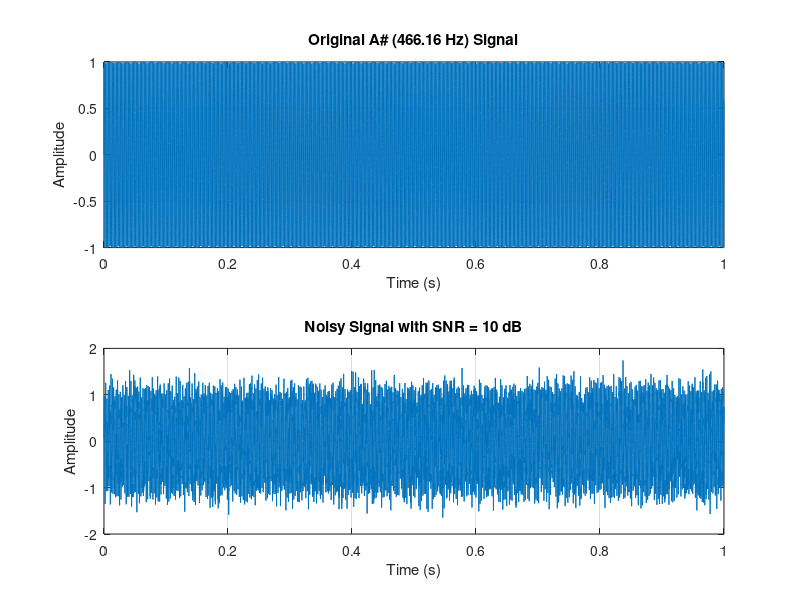
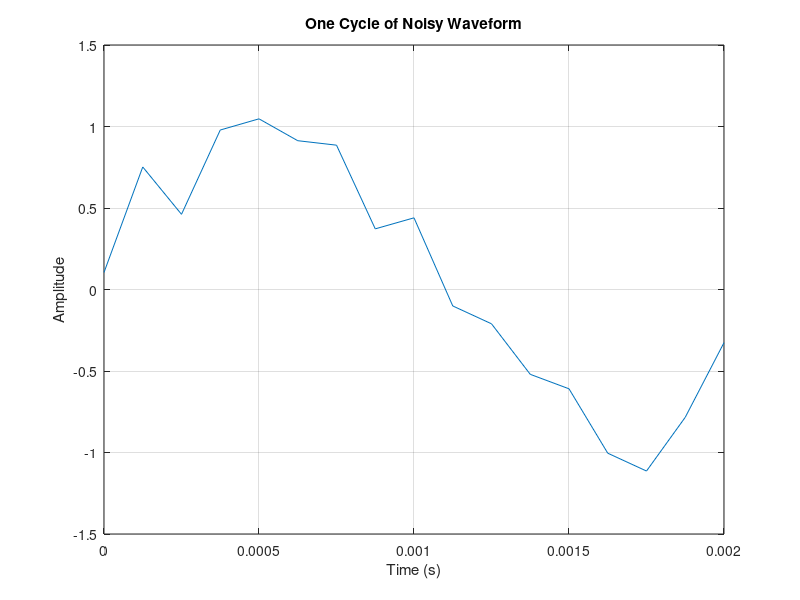
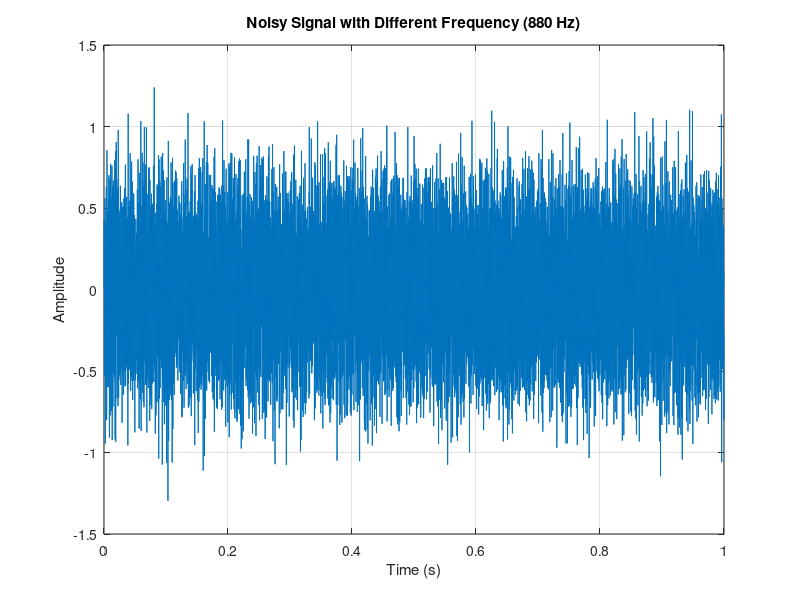
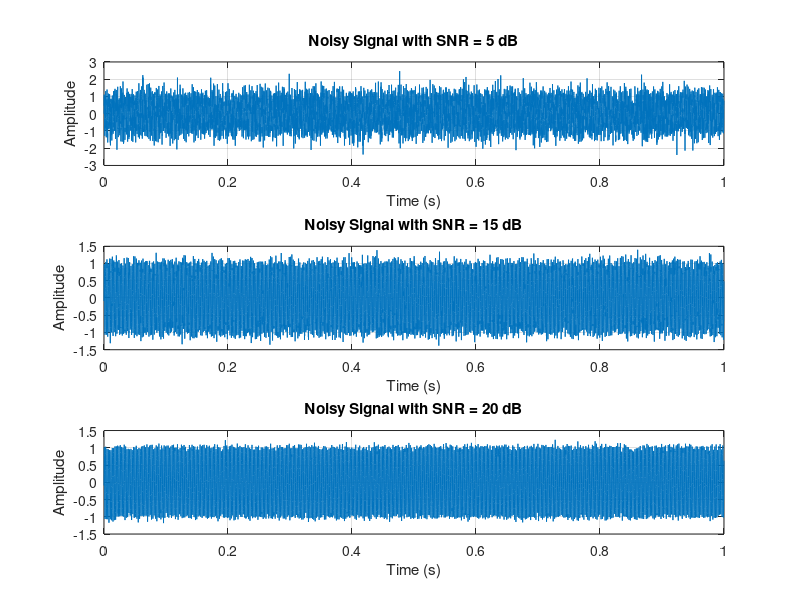

Write the MATLAB code that produced these figures, in order.
% ECE 09433 - Lab 2 - Section 0.1
% Digital Synthesis of Arbitrary Waveforms with Specified SNR
% Group 3

clc; clear; close all;

% define parameters
fs = 8000;          % Sampling frequency (8 kHz)
T = 1;              % Duration (1 second)
f0 = 466.16;        % A# (466.16 Hz)
t = 0:1/fs:T-1/fs;  % Time vector

% generate clean sinusoidal signal
A = 1;               % Amplitude
s = A * sin(2 * pi * f0 * t);

% compute signal power
sigma_s2 = var(s);   % Power of signal

% compute required noise power for SNR = 10 dB
SNR_dB = 10; 
SNR = 10^(SNR_dB/10); % Convert dB to linear scale
sigma_n2 = sigma_s2 / SNR; % Noise power
sigma_n = sqrt(sigma_n2);  % Noise standard deviation

% generate Gaussian noise
n = sigma_n * randn(size(t));

% add noise to signal
m = s + n;

% plot original and noisy signals
figure;
subplot(2,1,1);
plot(t, s);
title('Original A# (466.16 Hz) Signal');
xlabel('Time (s)'); ylabel('Amplitude');
grid on;

subplot(2,1,2);
plot(t, m);
title(['Noisy Signal with SNR = ', num2str(SNR_dB), ' dB']);
xlabel('Time (s)'); ylabel('Amplitude');
grid on;

% play the signals
disp('Playing original tone...');
sound(s, fs);
pause(2);

disp('Playing noisy tone...');
sound(m, fs);
pause(2);

% Synthesize 1 cycle of noisy waveform
T_one_cycle = 1/f0; % Period of one cycle
t_cycle = 0:1/fs:T_one_cycle-1/fs;
m_cycle = A * sin(2 * pi * f0 * t_cycle) + sigma_n * randn(size(t_cycle));

figure;
plot(t_cycle, m_cycle);
title('One Cycle of Noisy Waveform');
xlabel('Time (s)'); ylabel('Amplitude');
grid on;

% change frequency and amplitude
A2 = 0.5;           % New amplitude
f2 = 880;           % New frequency
s2 = A2 * sin(2 * pi * f2 * t);
m2 = s2 + sigma_n * randn(size(t));

figure;
plot(t, m2);
title(['Noisy Signal with Different Frequency (', num2str(f2), ' Hz)']);
xlabel('Time (s)'); ylabel('Amplitude');
grid on;

% do for different SNRs
SNR_dB_list = [5, 15, 20];
figure;
for i = 1:length(SNR_dB_list)
    SNR_i = 10^(SNR_dB_list(i)/10);
    sigma_n2_i = sigma_s2 / SNR_i;
    sigma_n_i = sqrt(sigma_n2_i);
    n_i = sigma_n_i * randn(size(t));
    m_i = s + n_i;
    
    subplot(length(SNR_dB_list),1,i);
    plot(t, m_i);
    title(['Noisy Signal with SNR = ', num2str(SNR_dB_list(i)), ' dB']);
    xlabel('Time (s)'); ylabel('Amplitude');
    grid on;
end

% repeat for other waveforms
fm = 50;  % Modulating frequency
fc = 500; % Carrier frequency
Ac = 1;   % Amplitude
beta = 5; % Modulation index

s_fm = Ac * cos(2 * pi * fc * t + beta * sin(2 * pi * fm * t));
s_am = Ac * (1 + cos(2 * pi * fm * t)) .* cos(2 * pi * fc * t);

m_fm = s_fm + sigma_n * randn(size(t));
m_am = s_am + sigma_n * randn(size(t));

% AM/FM noise plots
figure;
subplot(2,1,1);
plot(t, m_fm);
title('FM Signal with Noise');
xlabel('Time (s)'); ylabel('Amplitude');
grid on;

subplot(2,1,2);
plot(t, m_am);
title('AM Signal with Noise');
xlabel('Time (s)'); ylabel('Amplitude');
grid on;

disp('Done.');
